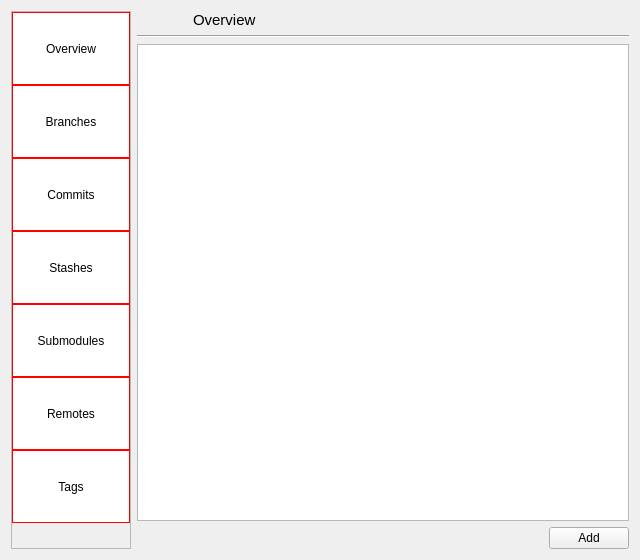
<?xml version="1.0" encoding="UTF-8"?>
<ui version="4.0">
 <class>MainWidget</class>
 <widget class="QWidget" name="MainWidget">
  <property name="geometry">
   <rect>
    <x>0</x>
    <y>0</y>
    <width>640</width>
    <height>560</height>
   </rect>
  </property>
  <property name="windowTitle">
   <string>Form</string>
  </property>
  <layout class="QHBoxLayout" name="horizontalLayout_6">
   <item>
    <widget class="QScrollArea" name="scrollAreaPages">
     <property name="maximumSize">
      <size>
       <width>120</width>
       <height>16777215</height>
      </size>
     </property>
     <property name="styleSheet">
      <string notr="true">QScrollArea2 {
	
	background-color: rgb(255, 255, 255);
}
QToolButto2 {
	height: 32px;
	padding-top: 9px;
	padding-bottom: 9px;

	
	background-color: rgb(255, 255, 255);
	border: none;
}</string>
     </property>
     <property name="horizontalScrollBarPolicy">
      <enum>Qt::ScrollBarAlwaysOff</enum>
     </property>
     <property name="widgetResizable">
      <bool>true</bool>
     </property>
     <widget class="QWidget" name="scrollAreaWidgetContents">
      <property name="geometry">
       <rect>
        <x>0</x>
        <y>0</y>
        <width>118</width>
        <height>540</height>
       </rect>
      </property>
      <property name="styleSheet">
       <string notr="true">QToolButton {
            background-color: white;
            border: 1px solid red;
            padding-top: 10px;
            padding-bottom: 10px;
			height: 48px;
        }</string>
      </property>
      <layout class="QVBoxLayout" name="verticalLayout_9">
       <property name="spacing">
        <number>0</number>
       </property>
       <property name="leftMargin">
        <number>0</number>
       </property>
       <property name="topMargin">
        <number>0</number>
       </property>
       <property name="rightMargin">
        <number>0</number>
       </property>
       <property name="bottomMargin">
        <number>0</number>
       </property>
       <item>
        <widget class="QToolButton" name="toolButtonOverview">
         <property name="sizePolicy">
          <sizepolicy hsizetype="Minimum" vsizetype="Fixed">
           <horstretch>0</horstretch>
           <verstretch>0</verstretch>
          </sizepolicy>
         </property>
         <property name="text">
          <string>Overview</string>
         </property>
         <property name="icon">
          <iconset theme="git-overview">
           <normaloff>.</normaloff>.</iconset>
         </property>
         <property name="checkable">
          <bool>true</bool>
         </property>
         <property name="toolButtonStyle">
          <enum>Qt::ToolButtonTextUnderIcon</enum>
         </property>
        </widget>
       </item>
       <item>
        <widget class="QToolButton" name="toolButtonBranches">
         <property name="sizePolicy">
          <sizepolicy hsizetype="Minimum" vsizetype="Fixed">
           <horstretch>0</horstretch>
           <verstretch>0</verstretch>
          </sizepolicy>
         </property>
         <property name="text">
          <string>Branches</string>
         </property>
         <property name="icon">
          <iconset theme="git-branch">
           <normaloff>.</normaloff>.</iconset>
         </property>
         <property name="checkable">
          <bool>true</bool>
         </property>
         <property name="toolButtonStyle">
          <enum>Qt::ToolButtonTextUnderIcon</enum>
         </property>
        </widget>
       </item>
       <item>
        <widget class="QToolButton" name="toolButtonCommits">
         <property name="sizePolicy">
          <sizepolicy hsizetype="Minimum" vsizetype="Fixed">
           <horstretch>0</horstretch>
           <verstretch>0</verstretch>
          </sizepolicy>
         </property>
         <property name="text">
          <string>Commits</string>
         </property>
         <property name="icon">
          <iconset theme="git-commit">
           <normaloff>.</normaloff>.</iconset>
         </property>
         <property name="checkable">
          <bool>true</bool>
         </property>
         <property name="toolButtonStyle">
          <enum>Qt::ToolButtonTextUnderIcon</enum>
         </property>
        </widget>
       </item>
       <item>
        <widget class="QToolButton" name="toolButtonStashes">
         <property name="sizePolicy">
          <sizepolicy hsizetype="Minimum" vsizetype="Fixed">
           <horstretch>0</horstretch>
           <verstretch>0</verstretch>
          </sizepolicy>
         </property>
         <property name="text">
          <string>Stashes</string>
         </property>
         <property name="icon">
          <iconset theme="git-stash">
           <normaloff>.</normaloff>.</iconset>
         </property>
         <property name="checkable">
          <bool>true</bool>
         </property>
         <property name="toolButtonStyle">
          <enum>Qt::ToolButtonTextUnderIcon</enum>
         </property>
        </widget>
       </item>
       <item>
        <widget class="QToolButton" name="toolButtonSubmodules">
         <property name="sizePolicy">
          <sizepolicy hsizetype="Minimum" vsizetype="Fixed">
           <horstretch>0</horstretch>
           <verstretch>0</verstretch>
          </sizepolicy>
         </property>
         <property name="text">
          <string>Submodules</string>
         </property>
         <property name="icon">
          <iconset theme="git-submodules">
           <normaloff>.</normaloff>.</iconset>
         </property>
         <property name="checkable">
          <bool>true</bool>
         </property>
         <property name="toolButtonStyle">
          <enum>Qt::ToolButtonTextUnderIcon</enum>
         </property>
        </widget>
       </item>
       <item>
        <widget class="QToolButton" name="toolButtonRemotes">
         <property name="sizePolicy">
          <sizepolicy hsizetype="Minimum" vsizetype="Fixed">
           <horstretch>0</horstretch>
           <verstretch>0</verstretch>
          </sizepolicy>
         </property>
         <property name="text">
          <string>Remotes</string>
         </property>
         <property name="icon">
          <iconset theme="git-remote">
           <normaloff>.</normaloff>.</iconset>
         </property>
         <property name="checkable">
          <bool>true</bool>
         </property>
         <property name="toolButtonStyle">
          <enum>Qt::ToolButtonTextUnderIcon</enum>
         </property>
        </widget>
       </item>
       <item>
        <widget class="QToolButton" name="toolButtonTags">
         <property name="sizePolicy">
          <sizepolicy hsizetype="Minimum" vsizetype="Fixed">
           <horstretch>0</horstretch>
           <verstretch>0</verstretch>
          </sizepolicy>
         </property>
         <property name="text">
          <string>Tags</string>
         </property>
         <property name="icon">
          <iconset theme="git-tag">
           <normaloff>.</normaloff>.</iconset>
         </property>
         <property name="checkable">
          <bool>true</bool>
         </property>
         <property name="toolButtonStyle">
          <enum>Qt::ToolButtonTextUnderIcon</enum>
         </property>
        </widget>
       </item>
       <item>
        <spacer name="verticalSpacer_3">
         <property name="orientation">
          <enum>Qt::Vertical</enum>
         </property>
         <property name="sizeHint" stdset="0">
          <size>
           <width>20</width>
           <height>246</height>
          </size>
         </property>
        </spacer>
       </item>
      </layout>
     </widget>
    </widget>
   </item>
   <item>
    <layout class="QVBoxLayout" name="verticalLayout_7">
     <item>
      <layout class="QHBoxLayout" name="horizontalLayout_2">
       <property name="topMargin">
        <number>0</number>
       </property>
       <item>
        <widget class="QLabel" name="labelPageIcon">
         <property name="sizePolicy">
          <sizepolicy hsizetype="Fixed" vsizetype="Preferred">
           <horstretch>50</horstretch>
           <verstretch>0</verstretch>
          </sizepolicy>
         </property>
         <property name="minimumSize">
          <size>
           <width>50</width>
           <height>0</height>
          </size>
         </property>
         <property name="text">
          <string/>
         </property>
        </widget>
       </item>
       <item>
        <widget class="QLabel" name="labelTitle">
         <property name="font">
          <font>
           <pointsize>11</pointsize>
          </font>
         </property>
         <property name="styleSheet">
          <string notr="true">border-left: 1px solid gray;</string>
         </property>
         <property name="text">
          <string>Overview</string>
         </property>
        </widget>
       </item>
      </layout>
     </item>
     <item>
      <widget class="Line" name="line">
       <property name="orientation">
        <enum>Qt::Horizontal</enum>
       </property>
      </widget>
     </item>
     <item>
      <widget class="QStackedWidget" name="stackedWidget">
       <property name="currentIndex">
        <number>5</number>
       </property>
       <widget class="QWidget" name="pageOverView">
        <layout class="QVBoxLayout" name="verticalLayout_3">
         <property name="leftMargin">
          <number>0</number>
         </property>
         <property name="topMargin">
          <number>0</number>
         </property>
         <property name="rightMargin">
          <number>0</number>
         </property>
         <property name="bottomMargin">
          <number>0</number>
         </property>
         <item>
          <widget class="HistoryViewWidget" name="widget" native="true"/>
         </item>
        </layout>
       </widget>
       <widget class="QWidget" name="pageBranchesStatuses">
        <layout class="QVBoxLayout" name="verticalLayout_2">
         <property name="leftMargin">
          <number>0</number>
         </property>
         <property name="topMargin">
          <number>0</number>
         </property>
         <property name="rightMargin">
          <number>0</number>
         </property>
         <property name="bottomMargin">
          <number>0</number>
         </property>
         <item>
          <widget class="BranchesStatusWidget" name="widgetBranches" native="true"/>
         </item>
        </layout>
       </widget>
       <widget class="QWidget" name="pageCommits">
        <layout class="QVBoxLayout" name="verticalLayout">
         <item>
          <widget class="QSplitter" name="splitter">
           <property name="orientation">
            <enum>Qt::Horizontal</enum>
           </property>
           <widget class="QTreeView" name="treeViewRepo">
            <property name="contextMenuPolicy">
             <enum>Qt::CustomContextMenu</enum>
            </property>
            <attribute name="headerVisible">
             <bool>false</bool>
            </attribute>
           </widget>
           <widget class="HistoryViewWidget" name="widgetCommitsView" native="true"/>
          </widget>
         </item>
        </layout>
       </widget>
       <widget class="QWidget" name="pageStash">
        <layout class="QVBoxLayout" name="verticalLayout_4">
         <item>
          <widget class="StashesWidget" name="widget_2" native="true"/>
         </item>
        </layout>
       </widget>
       <widget class="QWidget" name="pageRemote">
        <layout class="QVBoxLayout" name="verticalLayout_8">
         <property name="leftMargin">
          <number>0</number>
         </property>
         <property name="topMargin">
          <number>0</number>
         </property>
         <property name="rightMargin">
          <number>0</number>
         </property>
         <property name="bottomMargin">
          <number>0</number>
         </property>
         <item>
          <widget class="RemotesWidget" name="widgetBranchDetails" native="true"/>
         </item>
        </layout>
       </widget>
       <widget class="QWidget" name="pageTags">
        <layout class="QVBoxLayout" name="verticalLayout_6">
         <property name="leftMargin">
          <number>0</number>
         </property>
         <property name="topMargin">
          <number>0</number>
         </property>
         <property name="rightMargin">
          <number>0</number>
         </property>
         <property name="bottomMargin">
          <number>0</number>
         </property>
         <item>
          <widget class="QListWidget" name="listWidgetTags"/>
         </item>
         <item>
          <layout class="QHBoxLayout" name="horizontalLayout_4">
           <item>
            <spacer name="horizontalSpacer_3">
             <property name="orientation">
              <enum>Qt::Horizontal</enum>
             </property>
             <property name="sizeHint" stdset="0">
              <size>
               <width>40</width>
               <height>20</height>
              </size>
             </property>
            </spacer>
           </item>
           <item>
            <widget class="QPushButton" name="pushButtonAddTag">
             <property name="text">
              <string>Add</string>
             </property>
            </widget>
           </item>
          </layout>
         </item>
        </layout>
       </widget>
       <widget class="QWidget" name="pageSubmodules">
        <layout class="QVBoxLayout" name="verticalLayout_5">
         <property name="leftMargin">
          <number>0</number>
         </property>
         <property name="topMargin">
          <number>0</number>
         </property>
         <property name="rightMargin">
          <number>0</number>
         </property>
         <property name="bottomMargin">
          <number>0</number>
         </property>
         <item>
          <widget class="SubmodulesWidget" name="widget_3" native="true"/>
         </item>
        </layout>
       </widget>
      </widget>
     </item>
    </layout>
   </item>
  </layout>
 </widget>
 <customwidgets>
  <customwidget>
   <class>HistoryViewWidget</class>
   <extends>QWidget</extends>
   <header>widgets/historyviewwidget.h</header>
   <container>1</container>
  </customwidget>
  <customwidget>
   <class>BranchesStatusWidget</class>
   <extends>QWidget</extends>
   <header>widgets/branchesstatuswidget.h</header>
   <container>1</container>
  </customwidget>
  <customwidget>
   <class>RemotesWidget</class>
   <extends>QWidget</extends>
   <header>widgets/remoteswidget.h</header>
   <container>1</container>
  </customwidget>
  <customwidget>
   <class>StashesWidget</class>
   <extends>QWidget</extends>
   <header>widgets/stasheswidget.h</header>
   <container>1</container>
  </customwidget>
  <customwidget>
   <class>SubmodulesWidget</class>
   <extends>QWidget</extends>
   <header>widgets/submoduleswidget.h</header>
   <container>1</container>
  </customwidget>
 </customwidgets>
 <resources/>
 <connections/>
 <slots>
  <slot>pageButtons_clicked()</slot>
 </slots>
</ui>
